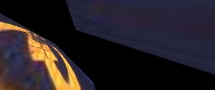
#> input picture hanghui/aligned.jpg, 215 x 90 px
$ python -i imutils.py   (imports and definitions only)
#> lines starting #> are read from the running program, lines starting #| are printed output that depends on the picture; after the words box and inside, x2 and y2 are one past the last pixel; in counts of white or black regions, pixels touching at a corner belong together
#> further down, picture is the input picture: shape (90, 215, 3); mean B, G, R 37.1, 32.4, 38.7
import numpy as np
import cv2
import os
from collections import Counter

# 读取图像，解决imread不能读取中文路径的问题
# [46 lines left out: functions cv_imread, _var_max_interclass, not called in this run]


def separate_color(img, color = 'red'):

#> called with color = 'red'
    hsv = cv2.cvtColor(img, cv2.COLOR_BGR2HSV)
#> hsv: shape (90, 215, 3); mean H, S, V 73.7, 82, 48.1
    # H: （100，130）S: （75，225） V: （50，255) 背景未被去掉
    if color == 'bright_blue':
        # [5 lines of commented-out code are left out]

        lower_hsv = np.array([100, 70, 130])  # 单独截取 亮蓝 部分
        high_hsv = np.array([120, 190, 255])

        mask = cv2.inRange(hsv, lowerb=lower_hsv, upperb=high_hsv)
    elif color == 'red':
        lower_hsv = np.array([165, 43, 46])  # 提取颜色的低值
        high_hsv = np.array([180, 255, 255])  # 提取颜色的高值
        mask = cv2.inRange(hsv, lowerb=lower_hsv, upperb=high_hsv)
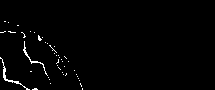
#> mask: shape (90, 215); 1.4% white in thin lines or dots, all inside (x1, y1, x2, y2) = (0, 21, 83, 90)
        lower_hsv = np.array([0, 43, 46])  # 提取颜色的低值
        high_hsv = np.array([10, 255, 255])
        mask = cv2.bitwise_or(mask, cv2.inRange(hsv, lowerb=lower_hsv, upperb=high_hsv))
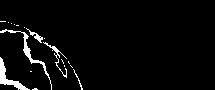
#> mask: shape (90, 215); 3.8% white; 18 white regions (13 under 20 px), largest, box (x1, y1, x2, y2) and area: (0, 57, 30, 90) 249, (0, 29, 52, 90) 243, (43, 42, 67, 78) 104, (26, 28, 43, 43) 64, (73, 69, 83, 90) 29
    elif color == 'blue':
        lower_hsv = np.array([100,43,46])
        high_hsv = np.array([124,255,255])
        mask = cv2.inRange(hsv, lowerb=lower_hsv, upperb=high_hsv)
    elif color == 'black':
        lower_hsv = np.array([0, 0, 0])
        high_hsv = np.array([180, 255, 60])  # v(0, 46)
        mask = cv2.inRange(hsv, lowerb=lower_hsv, upperb=high_hsv)
    elif color == 'white':
        lower_hsv = np.array([0, 0, 180])  # (0,0,221) V 180 正合适
        high_hsv = np.array([180, 30, 255])  # 调整S看不到效果
        mask = cv2.inRange(hsv, lowerb=lower_hsv, upperb=high_hsv)
    elif color == 'gray':
        lower_hsv = np.array([0, 0, 46])
        high_hsv = np.array([180, 43, 220])
        mask = cv2.inRange(hsv, lowerb=lower_hsv, upperb=high_hsv)
    elif color == 'green':
        lower_hsv = np.array([35, 43, 46])
        high_hsv = np.array([99, 255, 255])
        mask = cv2.inRange(hsv, lowerb=lower_hsv, upperb=high_hsv)
    elif color == 'gratch':
        lower_hsv = np.array([0, 0, 140])  # H [0,30] and [160,180]
        high_hsv = np.array([30, 20, 180]) # S [0,20]最好
        mask = cv2.inRange(hsv, lowerb=lower_hsv, upperb=high_hsv)

        lower_hsv = np.array([160, 0, 140])  #
        high_hsv = np.array([180, 20, 180])  # V [140,180]宽松, [150,170]严格
        mask = cv2.bitwise_or(mask, cv2.inRange(hsv, lowerb=lower_hsv, upperb=high_hsv))
    elif color == 'yingzhang':
        # H([0,10] and [175,180]) S[160/180,230]  V [70/75,90/95]
        lower_hsv = np.array([0, 160, 70])
        high_hsv = np.array([10, 230, 95])
        mask = cv2.inRange(hsv, lowerb=lower_hsv, upperb=high_hsv)

        lower_hsv = np.array([175, 160, 70])
        high_hsv = np.array([180, 230, 95])
        mask = cv2.bitwise_or(mask, cv2.inRange(hsv, lowerb=lower_hsv, upperb=high_hsv))
    elif color == 'dark_red':
        lower_hsv = np.array([170, 60, 70])
        high_hsv = np.array([180, 115, 120])
        mask = cv2.inRange(hsv, lowerb=lower_hsv, upperb=high_hsv)

    elif color == 'th_all':
        lower_hsv = np.array([0, 0, 80])
        high_hsv = np.array([100, 255, 255])
        mask = cv2.inRange(hsv, lowerb=lower_hsv, upperb=high_hsv)
    elif color == 'th_judge':
        lower_hsv = np.array([0, 0, 130])
        high_hsv = np.array([100, 255, 255])
        mask = cv2.inRange(hsv, lowerb=lower_hsv, upperb=high_hsv)
    elif color == 'th_normal':
        lower_hsv = np.array([0, 0, 130])   # vlow 120 130 140
        high_hsv = np.array([100, 255, 255]) # h 90 93 94
        mask = cv2.inRange(hsv, lowerb=lower_hsv, upperb=high_hsv)
    elif color == 'th_bright':
        lower_hsv = np.array([0, 0, 180])   # v 155 180
        high_hsv = np.array([100, 255, 255])
        mask = cv2.inRange(hsv, lowerb=lower_hsv, upperb=high_hsv)

    elif color == 'bank_yellow':
        lower_hsv = np.array([0, 10, 130])  # h(10+) 不然纤维丝覆盖行徽会被干掉
        high_hsv = np.array([50, 255, 255])
        mask = cv2.inRange(hsv, lowerb=lower_hsv, upperb=high_hsv)

    # cv2.imshow("mask", mask) # 白色为有校提取区域
    # get result
    res = cv2.bitwise_and(img, img, mask=mask)
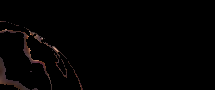
#> res: shape (90, 215, 3); mean B, G, R 1.9, 2, 3

    return mask,res


# [56 lines left out: functions translate, rotate, resize, not called in this run]

>>> import cv2
>>> picture = cv2.imread('../hanghui/aligned.jpg')
>>> result = separate_color(picture)
